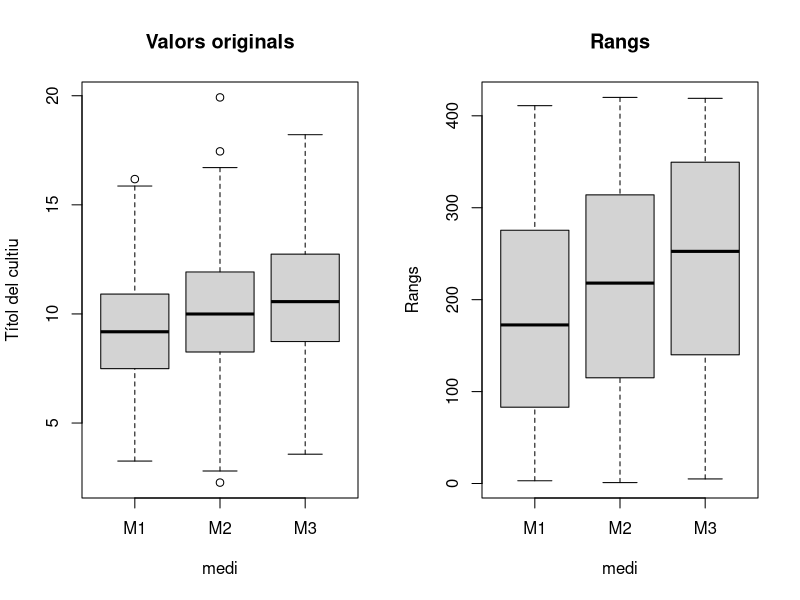
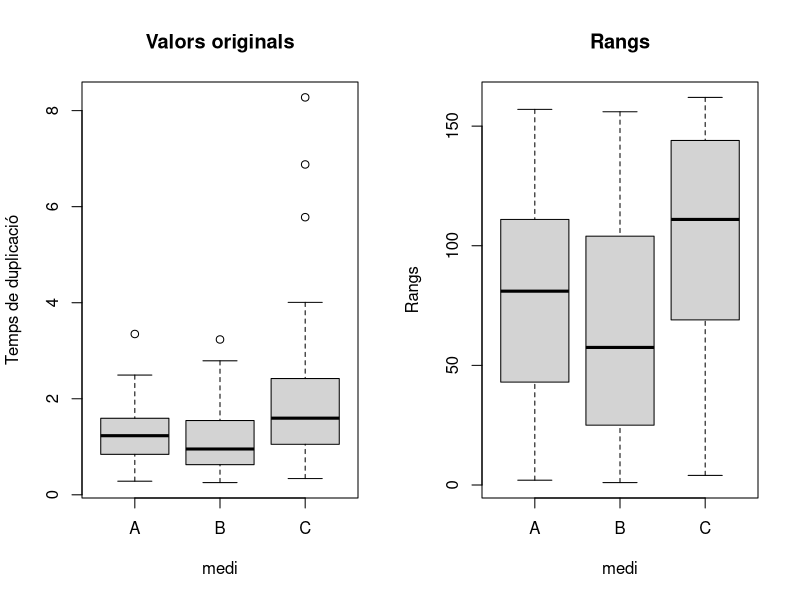

Write R code to recreate these figures, in order.
## ---- chunk 1
valors <- c(5, 8, 2, 10, 1)
## ---- chunk 2
rangs <- rank(valors)
rangs
## ---- chunk 3
valors_ordenats <- valors[order(rangs)]
valors_ordenats
## ---- chunk 4
df_bioreact <- read.csv("datasets/bioreact/bioreact_tots.csv")
str(df_bioreact)
## ---- chunk 5
df_bioreact$medi <- factor(df_bioreact$medi)
## ---- chunk 6
kw <- kruskal.test(titol~medi, data=df_bioreact)
kw
## ---- chunk 7
par(mfrow = c(1, 2))

# Boxplot amb valors originals
boxplot(titol ~ medi, data = df_bioreact,
main = "Valors originals",
ylab = "Títol del cultiu")

# Boxplot amb rangs
df_bioreact$rangs <- rank(df_bioreact$titol)
boxplot(rangs ~ medi, data = df_bioreact,
main = "Rangs",
ylab = "Rangs")
## ---- chunk 8
df_dupl <- read.csv("datasets/duplicacio/temps_duplicacio.csv")
str(df_dupl)
## ---- chunk 9
df_dupl$medi <- factor(df_dupl$medi)
## ---- chunk 10
anova <- aov(temps_dupl~medi, data=df_dupl)
summary(anova)
## ---- chunk 11
kw <- kruskal.test(temps_dupl~medi, data=df_dupl)
kw
## ---- chunk 12
par(mfrow = c(1, 2))

# Boxplot amb valors originals
boxplot(temps_dupl ~ medi, data = df_dupl,
main = "Valors originals",
ylab = "Temps de duplicació")

# Boxplot amb rangs
df_dupl$rangs <- rank(df_dupl$temps_dupl)
boxplot(rangs ~ medi, data = df_dupl,
main = "Rangs",
ylab = "Rangs")

par(mfrow = c(1, 1))
